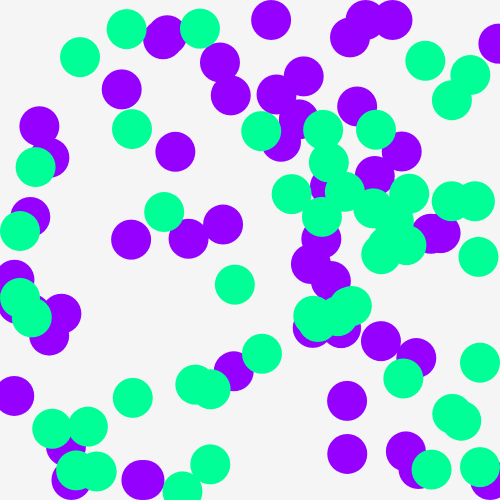
Frame 1 (no input)
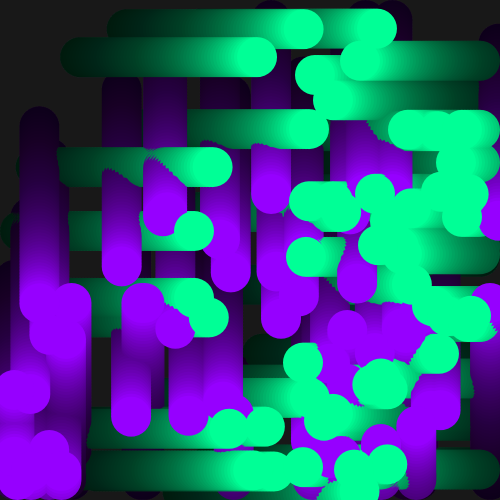
Frame 60 (no input)
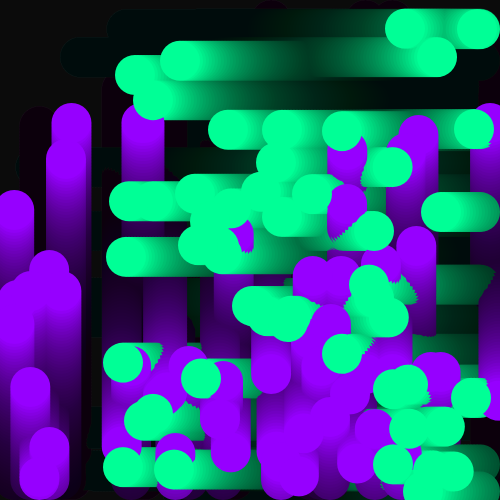
Frame 120 (the mouse pressed at the canvas centre since frame 60)

The p5.js sketch that drew these frames (run headless with seeded random() and noise() and a simulated clock; from frame 60 on, the mouse is pressed at the canvas centre):

// p5.js sketch
// ── sketch.js
let purpleCircles = [];
let greenCircles = [];
let moving = true;
let bgColor = 0; // Variable para cambiar el color del fondo

function setup() {
  createCanvas(500, 500);
  noStroke();
  pixelDensity(2); // Aumentar la densidad de píxeles para un mejor efecto de difuminado
  
  // Crear 50 círculos morados (movimiento vertical)
  for (let i = 0; i < 50; i++) {
    purpleCircles.push(new PurpleCircle(random(width), random(height)));
  }
  
  // Crear 50 círculos verdes (movimiento horizontal)
  for (let i = 0; i < 50; i++) {
    greenCircles.push(new GreenCircle(random(width), random(height)));
  }
}

function draw() {
  background(bgColor, 10); // Fondo con transparencia para crear el efecto de difuminado
  
  if (moving) {
    // Mostrar y actualizar círculos morados
    for (let circle of purpleCircles) {
      circle.update();
      circle.display();
    }

    // Mostrar y actualizar círculos verdes
    for (let circle of greenCircles) {
      circle.update();
      circle.display();
    }
  }
}


// Clase para los círculos morados (movimiento vertical)
class PurpleCircle {
  constructor(x, y) {
    this.x = x;
    this.y = y;
    this.radius = 20;
    this.ySpeed = 3;
  }
  
  update() {
    this.y += this.ySpeed;
    
    // Rebotar en los bordes superior e inferior (evitar errores en las esquinas)
    if (this.y > height - this.radius) {
      this.y = height - this.radius;
      this.ySpeed *= -1;
    } else if (this.y < this.radius) {
      this.y = this.radius;
      this.ySpeed *= -1;
    }
  }
  
  display() {
    fill(150, 0, 255);
    ellipse(this.x, this.y, this.radius * 2);
  }
}

// Clase para los círculos verdes (movimiento horizontal)
class GreenCircle {
  constructor(x, y) {
    this.x = x;
    this.y = y;
    this.radius = 20;
    this.xSpeed = 3;
  }
  
  update() {
    this.x += this.xSpeed;
    
    // Rebotar en los bordes izquierdo y derecho (evitar errores en las esquinas)
    if (this.x > width - this.radius) {
      this.x = width - this.radius;
      this.xSpeed *= -1;
    } else if (this.x < this.radius) {
      this.x = this.radius;
      this.xSpeed *= -1;
    }
  }
  
  display() {
    fill(0, 255, 150);
    ellipse(this.x, this.y, this.radius * 2);
  }
}
